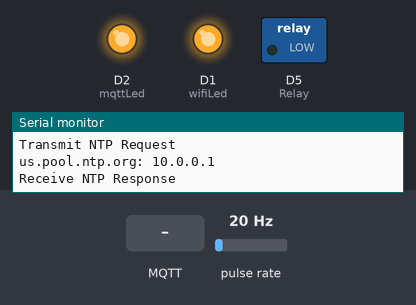
The program below on a simulated ESP8266 (NodeMCU). Shown: switched loads named in the program (green lamp = pin HIGH), output pins drawn as LEDs (lit = HIGH), the last lines printed to the serial monitor. Wiring (inferred from the names in the program): pulse sensor: data D6. Inputs (shaded band) come from the test bench; at power-on: pulse rate 20 Hz. WiFi joins after 1.5 s; servers stay silent unless stated; no MQTT or app messages arrive unless stated.

Above: at 2.7 s.
2.8 s: MQTT message "on" arrives on the first subscribed topic
At 3.1 s:
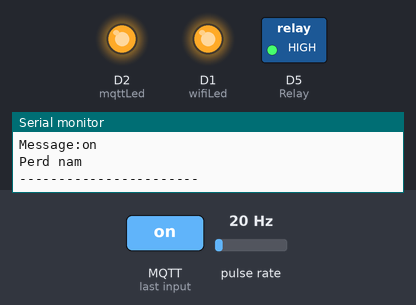
4.3 s: MQTT message "off" arrives on the first subscribed topic
At 5.4 s:
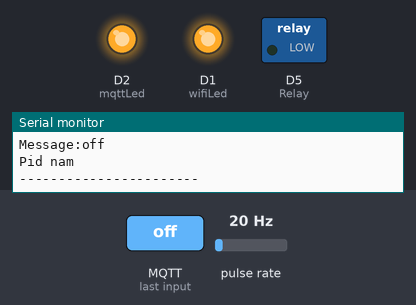
Timing chart, 0 to 7.3 s (numbered marks = the images above; inputs shaded):
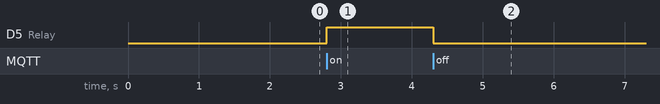

The program:

main.cpp
```cpp
#include <ESP8266WiFi.h>
#include <PubSubClient.h>
#include <TimeLib.h>
#include <WiFiUdp.h>
#include <WiFiManager.h>

#include "config.h"

int wifiLed = D1;
int mqttLed = D2;
int waterFlow = D6;
int Relay = D5;
volatile long pulse;
unsigned long lastTime;
float total;
float volume;
const int timeZone = 7;
bool res;
long lastMsg = 0;
String SWauto;

WiFiManager wm;
WiFiClient espClient;
PubSubClient client(espClient);
WiFiUDP Udp;
time_t getNtpTime();
void digitalClockDisplay();
void printDigits(int digits);
void sendNTPpacket(IPAddress &address);
void MQTTcallback(char* topic, byte* payload, unsigned int length);
ICACHE_RAM_ATTR void increase();


String macToStr(const uint8_t* mac) {
  String result;
  for (int i = 0; i < 6; ++i) {
    result += String(mac[i], 16);
    if (i < 5)
      result += ':';
  }
  return result;
}

void connectWifi() {
  res = wm.autoConnect(ssid, password);
  digitalWrite(wifiLed, LOW);
  if (!res)
  {
    Serial.println("Failed to connect");
    wm.resetSettings();
  }
  else
  {
     Serial.print("Connected to WiFi: ");
     digitalWrite(wifiLed, HIGH);
     Serial.println(WiFi.SSID());
  }
}

void connectMqtt() {
  client.setServer(mqttServer, mqttPort);
  client.setCallback(MQTTcallback);

  while (!client.connected()) {
    Serial.println("Connecting to MQTT...");

    String clientName;
    clientName += "esp8266-";
    uint8_t mac[6];
    WiFi.macAddress(mac);
    clientName += macToStr(mac);
    clientName += "-";
    clientName += String(micros() & 0xff, 16);
    Serial.print("Connecting to ");
    Serial.print(mqttServer);
    Serial.print(" as ");
    Serial.println(clientName);

     if  (client.connect("esp8266-", mqttUser, mqttPass)) {
      //if (client.connect((char*) clientName.c_str()), mqtt_user, mqtt_password)) {
      Serial.println("connected");
      digitalWrite(mqttLed, HIGH);
    } else {
      Serial.print("failed with state ");
      Serial.println(client.state());  //If you get state 5: mismatch in configuration
      digitalWrite(mqttLed, LOW);
      delay(2000);
    }
  }
  client.subscribe(SUB_PUM_Manual);
  client.subscribe(SUB_PUM_Auto);
}

void MQTTcallback(char* topic, byte* payload, unsigned int length) {

  Serial.print("Message arrived in topic: ");
  Serial.println(topic);

  Serial.print("Message:");

  String message;
  for (int i = 0; i < length; i++) {
    message = message + (char)payload[i];  //Conver *byte to String
  }
  Serial.println(message);

  if (String(topic) == SUB_PUM_Manual){
    if (message == "on") {
    digitalWrite(Relay, HIGH);
    Serial.println("Perd nam");
  }
 else  if (message == "off") {
    digitalWrite(Relay, LOW);
    Serial.println("Pid nam");
    total = 0;
    }
  }

 else if (String(topic) == SUB_PUM_Auto){
    if (message == "on"){
        SWauto = "on";
    }
    else if (message == "off"){
      SWauto = "off";
    }
 }
  Serial.println();
  Serial.println("-----------------------");

}


void digitalClockDisplay()
{
  // digital clock display of the time
  Serial.print(hour());
  printDigits(minute());
  printDigits(second());
  Serial.print(" ");
  Serial.print(day());
  Serial.print(".");
  Serial.print(month());
  Serial.print(".");
  Serial.print(year());
  Serial.println();
}

void printDigits(int digits)
{
  // utility for digital clock display: prints preceding colon and leading 0
  Serial.print(":");
  if (digits < 10)
    Serial.print('0');
  Serial.print(digits);
}

const int NTP_PACKET_SIZE = 48; // NTP time is in the first 48 bytes of message
byte packetBuffer[NTP_PACKET_SIZE]; //buffer to hold incoming & outgoing packets

time_t getNtpTime()
{
  IPAddress ntpServerIP; // NTP server's ip address

  while (Udp.parsePacket() > 0) ; // discard any previously received packets
  Serial.println("Transmit NTP Request");
  // get a random server from the pool
  WiFi.hostByName(ntpServerName, ntpServerIP);
  Serial.print(ntpServerName);
  Serial.print(": ");
  Serial.println(ntpServerIP);
  sendNTPpacket(ntpServerIP);
  uint32_t beginWait = millis();
  while (millis() - beginWait < 1500) {
    int size = Udp.parsePacket();
    if (size >= NTP_PACKET_SIZE) {
      Serial.println("Receive NTP Response");
      Udp.read(packetBuffer, NTP_PACKET_SIZE);  // read packet into the buffer
      unsigned long secsSince1900;
      // convert four bytes starting at location 40 to a long integer
      secsSince1900 =  (unsigned long)packetBuffer[40] << 24;
      secsSince1900 |= (unsigned long)packetBuffer[41] << 16;
      secsSince1900 |= (unsigned long)packetBuffer[42] << 8;
      secsSince1900 |= (unsigned long)packetBuffer[43];
      return secsSince1900 - 2208988800UL + timeZone * SECS_PER_HOUR;
    }
  }
  Serial.println("No NTP Response :-(");
  return 0; // return 0 if unable to get the time
}

void sendNTPpacket(IPAddress &address)
{
  // set all bytes in the buffer to 0
  memset(packetBuffer, 0, NTP_PACKET_SIZE);
  // Initialize values needed to form NTP request
  // (see URL above for details on the packets)
  packetBuffer[0] = 0b11100011;   // LI, Version, Mode
  packetBuffer[1] = 0;     // Stratum, or type of clock
  packetBuffer[2] = 6;     // Polling Interval
  packetBuffer[3] = 0xEC;  // Peer Clock Precision
  // 8 bytes of zero for Root Delay & Root Dispersion
  packetBuffer[12] = 49;
  packetBuffer[13] = 0x4E;
  packetBuffer[14] = 49;
  packetBuffer[15] = 52;
  // all NTP fields have been given values, now
  // you can send a packet requesting a timestamp:
  Udp.beginPacket(address, 123); //NTP requests are to port 123
  Udp.write(packetBuffer, NTP_PACKET_SIZE);
  Udp.endPacket();
}

ICACHE_RAM_ATTR void increase() {
  pulse++;
}

void setup() {
  Serial.begin(115200);
  connectWifi();
  connectMqtt();
  pinMode(wifiLed, OUTPUT);
  pinMode(mqttLed, OUTPUT);
  pinMode(Relay, OUTPUT);
  pinMode(waterFlow, INPUT);

  attachInterrupt(digitalPinToInterrupt(waterFlow), increase, RISING);

  Serial.print("IP number assigned by DHCP is ");
  Serial.println(WiFi.localIP());
  Serial.println("Starting UDP");
  Udp.begin(localPort);
  Serial.print("Local port: ");
  Serial.println(Udp.localPort());
  Serial.println("waiting for sync");
  setSyncProvider(getNtpTime);
  setSyncInterval(300);
}

time_t prevDisplay = 0;

void SwAuto(){
   if (SWauto == "on")
    {
       if ( hour() == 6 ){
    if (minute() >= 0 && minute() < 2){
      digitalWrite(Relay, HIGH);
      }
    else {
    digitalWrite(Relay, LOW);
    total = 0;
    }
}


  if ( hour() == 17 ){
    if (minute() >= 30 && minute() < 32){
      digitalWrite(Relay, HIGH);
      }
  else {
    digitalWrite(Relay, LOW);
    total = 0;
  }
}
    }
    if (SWauto == "off") {
    digitalWrite(Relay, LOW);
    Serial.println("Pid nam");
    total = 0;
    }
  }


void loop() {
  if (!client.connected())
  {
    connectMqtt();
  }

  client.loop();

  SwAuto();

  volume = 1.848 * pulse;
  total = total + volume;

  long currentMsg = millis();
  if (currentMsg - lastMsg > 10000)
  {
    lastMsg = currentMsg;

  if (millis() - lastTime > 2000) {
    pulse = 0;
    lastTime = millis();
  }

    if (timeStatus() != timeNotSet) {
    if (now() != prevDisplay) { //update the display only if time has changed
      prevDisplay = now();
      digitalClockDisplay();
    }
  }

  Serial.print("volume: ");
  Serial.print(volume, DEC);
  Serial.println(" mL/s");
 // client.publish(PUB_Waterflow, String(volume).c_str(), true);

  Serial.print("total: ");
  Serial.print(total, DEC);
  Serial.println(" mL");
  Serial.println("-------------------------");
  Serial.println();

   String Volume = String(volume).c_str();
   String pub_volume =  "{\"Volume\":" + Volume + "}";
   char msg_volume[50];
   pub_volume.toCharArray(msg_volume, (pub_volume.length() +1));
   client.publish(PUB_Waterflow, msg_volume);

    }
}  // end void loop
```

config.h
```cpp
#ifndef __CONFIG__
#define __CONFIG__
#define __DEVELOPMENT__

const char* ssid = "WaterpumpAP";
const char* password = "iot@waterpump2023";

// access http://202.137.130.47:1883/
// User: mrcadmin
// Password: mrcAdmin@2023

//config timezone
static const char ntpServerName[] = "us.pool.ntp.org";
unsigned int localPort = 8888;

// config mqtt
const char* mqttServer = "202.137.130.47";
//const char *mqtt_server = "202.137.130.47";
const char *mqttUser = "mrcadmin";
const char *mqttPass = "mrcAdmin@2023";
const int mqttPort = 1883;

// mqtt topic
const char *SUB_PUM_Manual = "mrc/iot/orchids/pum/manual";
const char *SUB_PUM_Auto = "mrc/iot/orchids/pum/auto";
const char *PUB_Waterflow = "mrc/iot/orchids/waterflow";


#endif
```

Measured:
- after the input at 2.8 s, D5 (Relay): LOW → HIGH at once
- after the input at 4.3 s, D5 (Relay): HIGH → LOW at once
